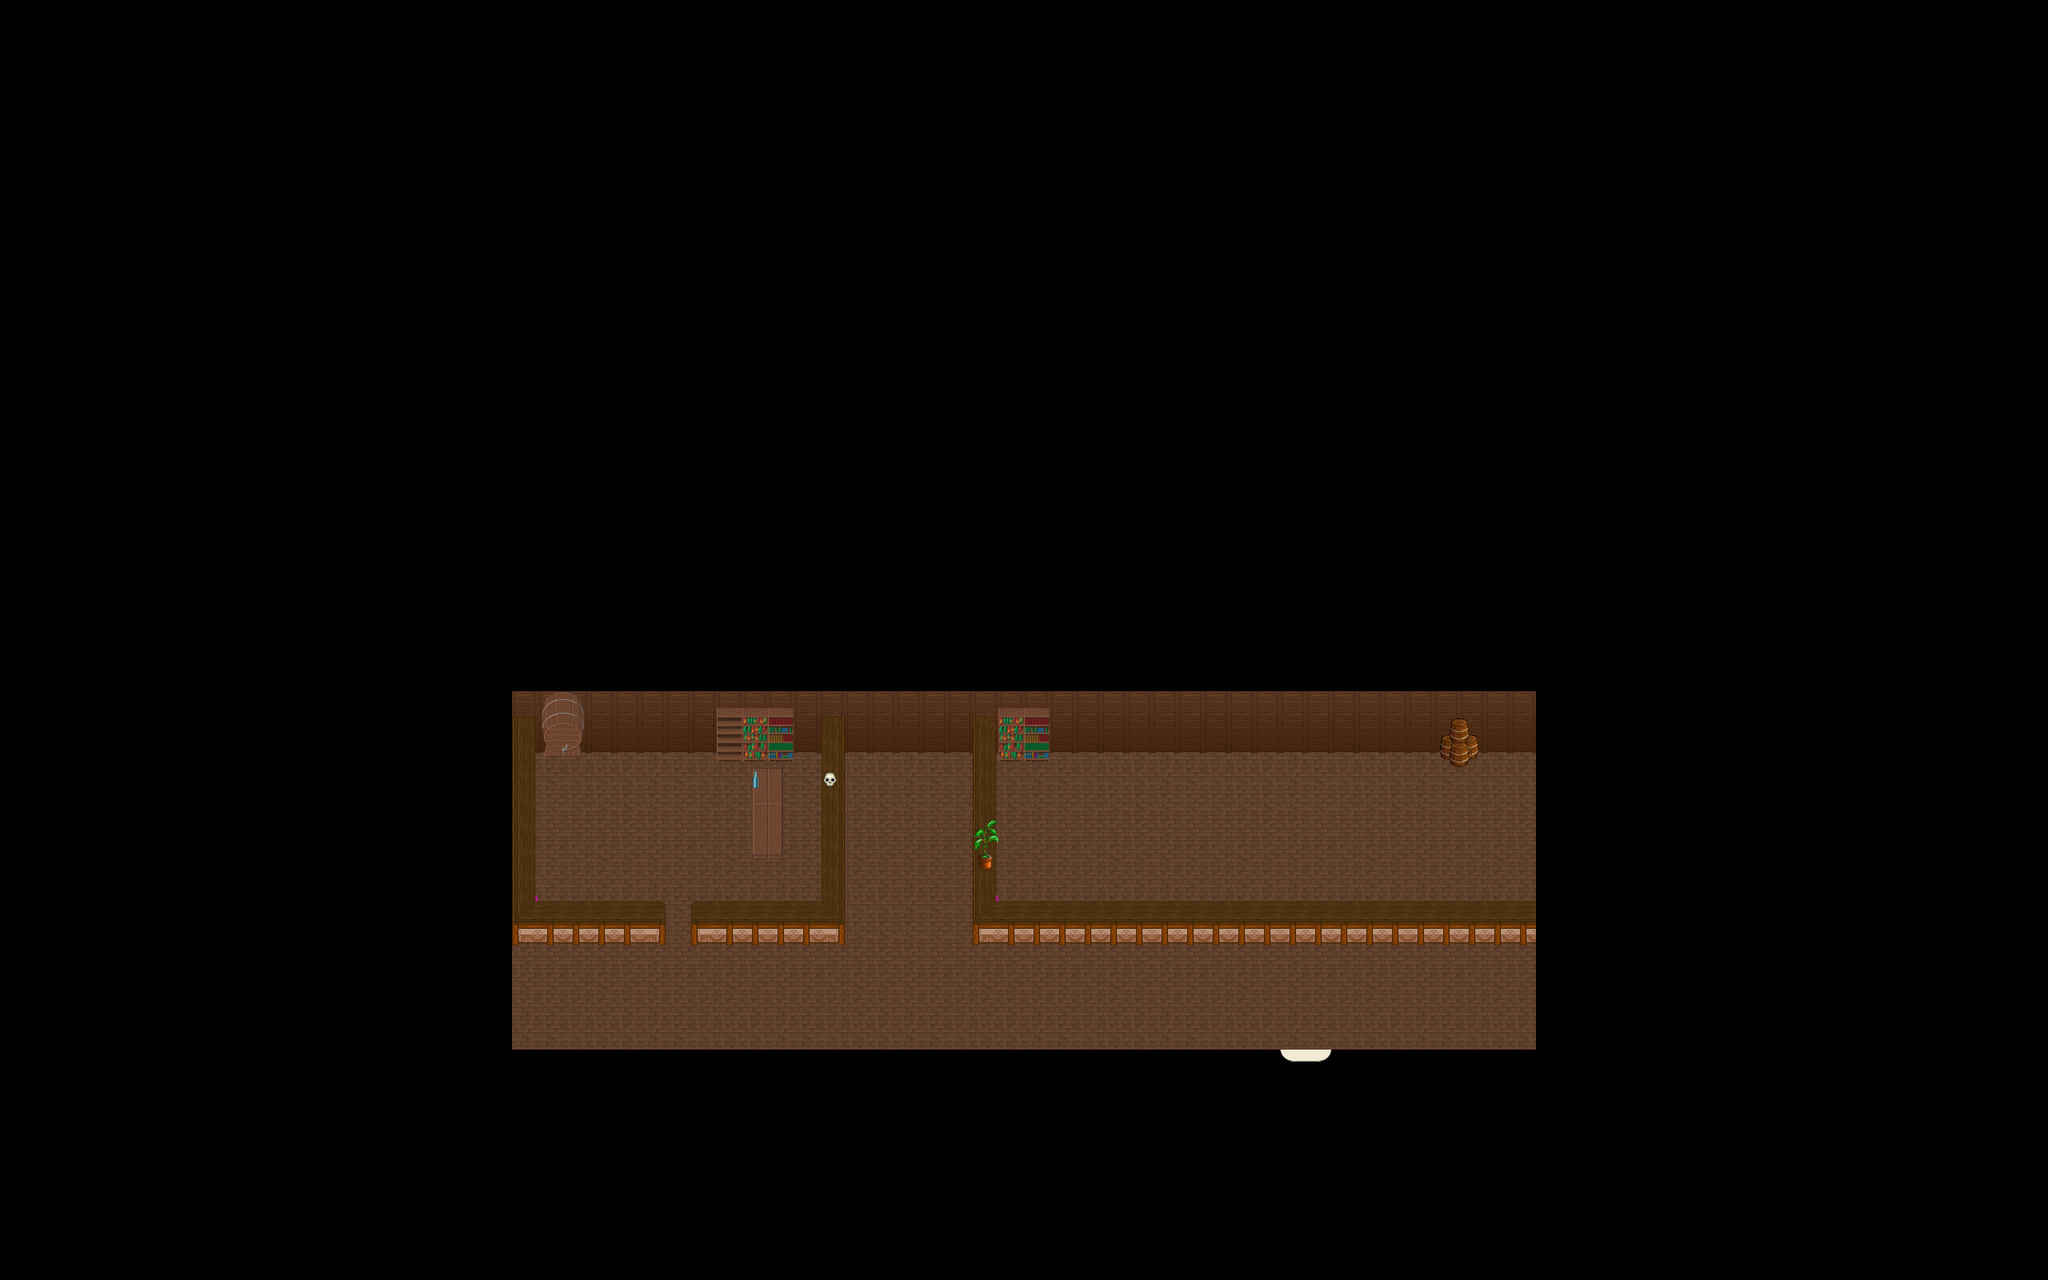

Tiled map render using the project's own tile images. Description and the map definition, with tile-layer contents summarised, below:
An orthogonal 80x50 tile map with 32x32 px tiles, 4 tile layers (Ground, Ground, Fringe, Over), 1 hidden layer not drawn, 10 tilesets and 2 objects (WARP, SCRIPT).

<map version="1.0" orientation="orthogonal" width="80" height="50" tilewidth="32" tileheight="32">
 <properties>
  <property name="music" value="faith.ogg" />
 </properties>
 <tileset firstgid="1" name="indoor3_32_32" tilewidth="32" tileheight="32">
  <image source="../graphics/tiles/indoor3_32_32.png" width="1024" height="1024" />
 </tileset>
 <tileset firstgid="1025" name="indoor2_32_32" tilewidth="32" tileheight="32">
  <image source="../graphics/tiles/indoor2_32_32.png" width="1024" height="1024" />
 </tileset>
 <tileset firstgid="2049" name="collision1_32_32" tilewidth="32" tileheight="32">
  <image source="../graphics/tiles/collision1_32_32.png" width="1024" height="1024" />
 </tileset>
 <tileset firstgid="3073" name="desert1_32_32" tilewidth="32" tileheight="32">
  <image source="../graphics/tiles/desert1_32_32.png" width="1024" height="1024" />
 </tileset>
 <tileset firstgid="4097" name="indoor2_32_64" tilewidth="32" tileheight="64">
  <image source="../graphics/tiles/indoor2_32_64.png" width="1024" height="1024" />
 </tileset>
 <tileset firstgid="4609" name="indoor2_32_96" tilewidth="32" tileheight="96">
  <image source="../graphics/tiles/indoor2_32_96.png" width="1024" height="960" />
 </tileset>
 <tileset firstgid="4929" name="indoor1_32_64" tilewidth="32" tileheight="64">
  <image source="../graphics/tiles/indoor1_32_64.png" width="1024" height="1024" />
 </tileset>
 <tileset firstgid="5441" name="indoor1_32_96" tilewidth="32" tileheight="96">
  <image source="../graphics/tiles/indoor1_32_96.png" width="1024" height="960" />
 </tileset>
 <tileset firstgid="5761" name="indoor1_32_96" tilewidth="32" tileheight="96">
  <image source="../graphics/tiles/indoor1_32_96.png" width="1024" height="960" />
 </tileset>
 <tileset firstgid="6081" name="indoor2_32_64" tilewidth="32" tileheight="64">
  <image source="../graphics/tiles/indoor2_32_64.png" width="1024" height="1024" />
 </tileset>
 <layer name="Ground" width="80" height="50">
  <data>[4000 cells, 4000 non-empty, 6 distinct tile ids]</data>
 </layer>
 <layer name="Ground" width="80" height="50">
  <data>[4000 cells, 4000 non-empty, 7 distinct tile ids]</data>
 </layer>
 <layer name="Fringe" width="80" height="50">
  <data>[4000 cells, 74 non-empty, 24 distinct tile ids]</data>
 </layer>
 <layer name="Over" width="80" height="50">
  <data>[4000 cells, 3 non-empty, 3 distinct tile ids]</data>
 </layer>
 <layer name="Collision" width="80" height="50" visible="0">
  <data>[4000 cells, 3586 non-empty, 1 distinct tile ids]</data>
 </layer>
 <objectgroup name="Object" width="80" height="50">
  <object name="Warp to Roststock" type="WARP" x="1599" y="1311" width="68" height="38">
   <properties>
    <property name="DEST_MAP" value="ow-n0003-n0001-o0000" />
    <property name="DEST_X" value="2208" />
    <property name="DEST_Y" value="4256" />
   </properties>
  </object>
  <object name="External Map Events" type="SCRIPT" x="0" y="0">
   <properties>
    <property name="FILENAME" value="scripts/maps/iw-roststock-pharmacy-o00-o00-o00.lua" />
   </properties>
  </object>
 </objectgroup>
</map>
